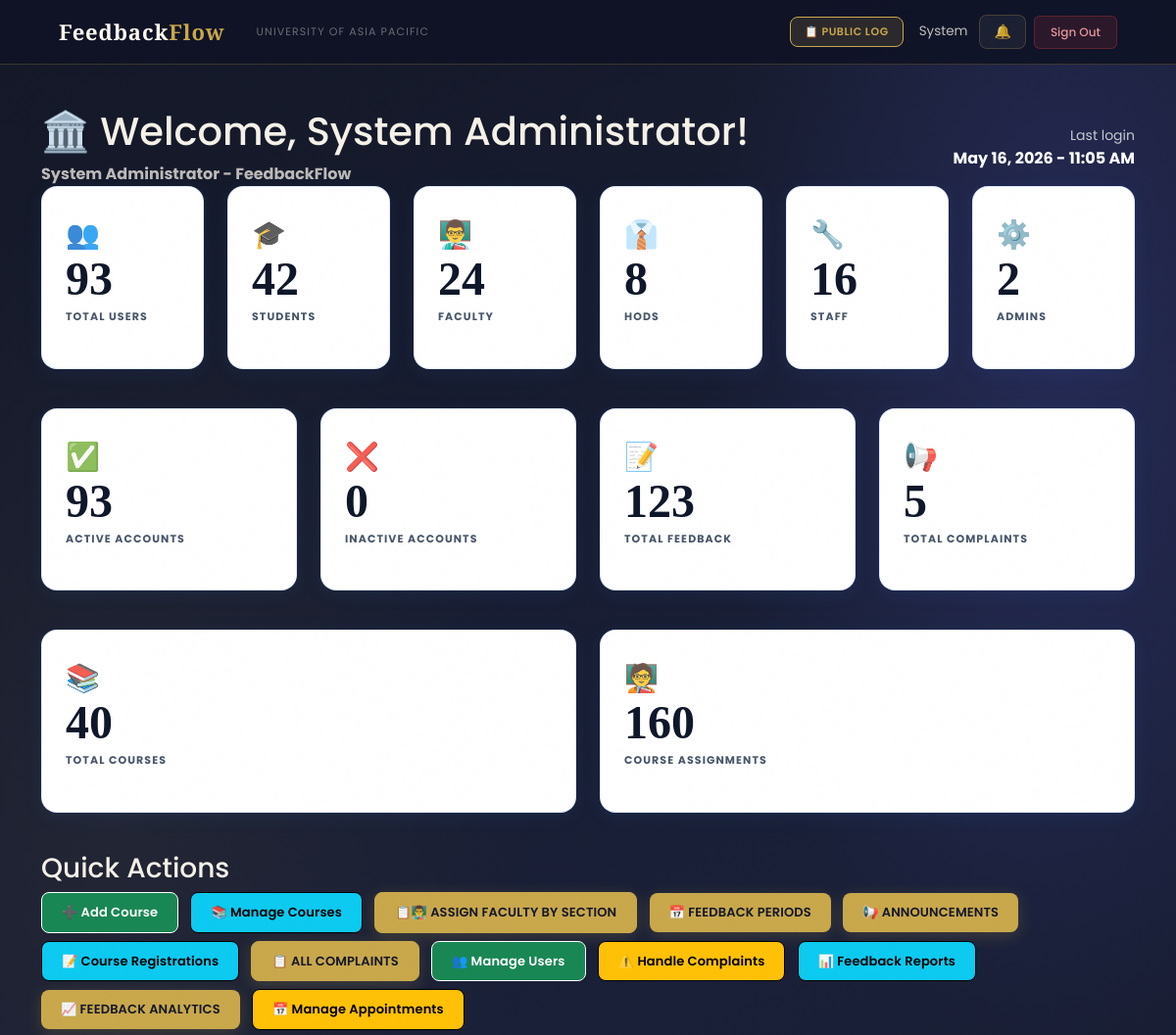
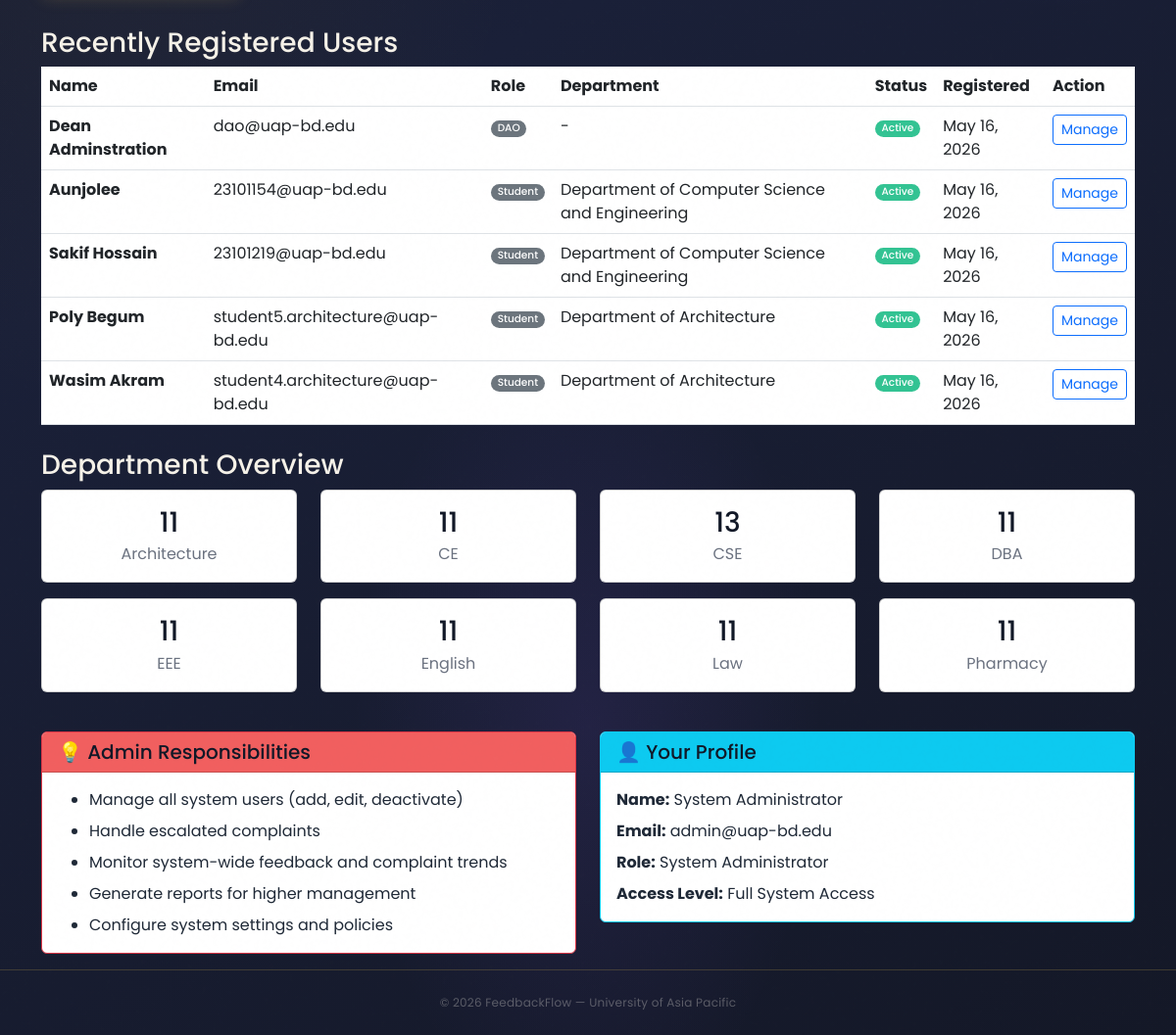
/dashboard/admin/ (signed in), run on the app's committed database (2 pictures, top to bottom).
### users/models.py (models this page shows, shortened)
class User(AbstractBaseUser, PermissionsMixin):
    ROLE_CHOICES = (
        ('Student', 'Student'),
        ('Faculty', 'Faculty'),
        ('HOD', 'Head of Department'),
        ('Staff', 'Staff'),
        ('DAO', 'Dean of Administration Office'),
        ('Admin', 'Administrator'),
        ('Committee', 'Committee Member'),
    )
    DEPARTMENT_CHOICES = (
        ('DBA', 'Department of Business Administration'),
        ('CSE', 'Department of Computer Science and Engineering'),
        ('CE', 'Department of Civil Engineering'),
        ('EEE', 'Department of Electrical and Electronic Engineering'),
        ('Pharmacy', 'Department of Pharmacy'),
        ('Law', 'Department of Law and Human Rights'),
        ('English', 'Department of English'),
        ('Architecture', 'Department of Architecture'),
    )
    COMMITTEE_TYPE_CHOICES = (
        ('Harassment Committee', 'Harassment Committee'),
        ('Proctorial Committee', 'Proctorial Committee'),
    )
    email       = models.EmailField(unique=True, max_length=255)
    full_name   = models.CharField(max_length=150)
    role        = models.CharField(max_length=20, choices=ROLE_CHOICES)
    department  = models.CharField(max_length=100, choices=DEPARTMENT_CHOICES, null=True, blank=True)
    student_id  = models.CharField(max_length=50, unique=True, null=True, blank=True)
    committee_type = models.CharField(
        max_length=50,
        choices=COMMITTEE_TYPE_CHOICES,
        null=True, blank=True
    )
    is_active   = models.BooleanField(default=True)
    is_staff    = models.BooleanField(default=False)
    created_at  = models.DateTimeField(auto_now_add=True)
    updated_at  = models.DateTimeField(auto_now=True)
    USERNAME_FIELD  = 'email'
    REQUIRED_FIELDS = ['full_name']
    objects = UserManager()
    class Meta:
        verbose_name        = 'User'
        verbose_name_plural = 'Users'
        ordering            = ['-created_at']
    def get_short_name(self):
        return self.full_name.split()[0] if self.full_name else self.email

### users/views.py (the view)
# urls.py: path('dashboard/admin/',     views.admin_dashboard,     name='admin_dashboard'),
@login_required
def admin_dashboard(request):
    if request.user.role != 'Admin':
        messages.error(request, 'Access denied. Admin only.')
        return redirect('login')
    user_stats         = User.objects.values('role').annotate(count=Count('id'))
    role_counts        = {stat['role']: stat['count'] for stat in user_stats}
    total_feedback     = Feedback.objects.count()
    total_complaints   = Complaint.objects.count()
    pending_complaints = Complaint.objects.filter(status='Pending').count()
    context = {
        'page_title':         'Admin Dashboard',
        'user':               request.user,
        'total_users':        User.objects.count(),
        'total_courses':      Course.objects.count(),
        'total_assignments':  CourseAssignment.objects.count(),
        'student_count':      role_counts.get('Student', 0),
        'faculty_count':      role_counts.get('Faculty', 0),
        'hod_count':          role_counts.get('HOD', 0),
        'staff_count':        role_counts.get('Staff', 0),
        'admin_count':        role_counts.get('Admin', 0),
        'active_users':       User.objects.filter(is_active=True).count(),
        'inactive_users':     User.objects.filter(is_active=False).count(),
        'department_stats':   User.objects.filter(department__isnull=False).values('department').annotate(count=Count('id')),
        'total_feedback':     total_feedback,
        'total_complaints':   total_complaints,
        'pending_complaints': pending_complaints,
        'recent_users':       User.objects.order_by('-created_at')[:5],
    }
    return render(request, 'users/admin_dashboard.html', context)

### users/templates/users/admin_dashboard.html (shortened to what this page needs)
{% extends 'users/dashboard_base.html' %}
{% block content %}
<div class="container mt-4">
    <div class="dashboard-header">
        <div class="row align-items-center">
            <div class="col-md-8">
                <h1>🏛️ Welcome, {{ user.full_name }}!</h1>
                <p class="mb-0 opacity-75">
                    <strong>System Administrator - FeedbackFlow</strong>
                </p>
            </div>
            <div class="col-md-4 text-end">
                <div class="text-white">
                    <small class="opacity-75">Last login</small><br>
                    <strong>{{ user.last_login|date:"M d, Y - h:i A"|default:"First time login" }}</strong>
                </div>
            </div>
        </div>
    </div>
    <div class="row mb-4">
        <div class="col-lg-2 col-md-4 col-sm-6 mb-3">
            <div class="stat-card blue">
                <span class="stat-icon">👥</span>
                <h2 class="stat-number">{{ total_users }}</h2>
                <p class="stat-label">Total Users</p>
            </div>
        </div>
        <div class="col-lg-2 col-md-4 col-sm-6 mb-3">
            <div class="stat-card purple">
                <span class="stat-icon">🎓</span>
                <h2 class="stat-number">{{ student_count }}</h2>
                <p class="stat-label">Students</p>
            </div>
        </div>
        <div class="col-lg-2 col-md-4 col-sm-6 mb-3">
            <div class="stat-card green">
                <span class="stat-icon">👨‍🏫</span>
                <h2 class="stat-number">{{ faculty_count }}</h2>
                <p class="stat-label">Faculty</p>
            </div>
        </div>
        <div class="col-lg-2 col-md-4 col-sm-6 mb-3">
            <div class="stat-card yellow">
                <span class="stat-icon">👔</span>
                <h2 class="stat-number">{{ hod_count }}</h2>
                <p class="stat-label">HODs</p>
            </div>
        </div>
        <div class="col-lg-2 col-md-4 col-sm-6 mb-3">
            <div class="stat-card indigo">
                <span class="stat-icon">🔧</span>
                <h2 class="stat-number">{{ staff_count }}</h2>
                <p class="stat-label">Staff</p>
            </div>
        </div>
        <div class="col-lg-2 col-md-4 col-sm-6 mb-3">
            <div class="stat-card red">
                <span class="stat-icon">⚙️</span>
                <h2 class="stat-number">{{ admin_count }}</h2>
                <p class="stat-label">Admins</p>
            </div>
        </div>
    </div>
    <div class="row mb-4">
        <div class="col-lg-3 col-md-6 mb-3">
            <div class="stat-card green">
                <span class="stat-icon">✅</span>
                <h2 class="stat-number">{{ active_users }}</h2>
                <p class="stat-label">Active Accounts</p>
            </div>
        </div>
        <div class="col-lg-3 col-md-6 mb-3">
            <div class="stat-card yellow">
                <span class="stat-icon">❌</span>
                <h2 class="stat-number">{{ inactive_users }}</h2>
                <p class="stat-label">Inactive Accounts</p>
            </div>
        </div>
        <div class="col-lg-3 col-md-6 mb-3">
            <div class="stat-card blue">
                <span class="stat-icon">📝</span>
                <h2 class="stat-number">{{ total_feedback }}</h2>
                <p class="stat-label">Total Feedback</p>
            </div>
        </div>
        <div class="col-lg-3 col-md-6 mb-3">
            <div class="stat-card purple">
                <span class="stat-icon">📢</span>
                <h2 class="stat-number">{{ total_complaints }}</h2>
                <p class="stat-label">Total Complaints</p>
            </div>
        </div>
    </div>
    <div class="row mb-4">
        <div class="col-lg-6 col-md-6 mb-3">
            <div class="stat-card blue">
                <span class="stat-icon">📚</span>
                <h2 class="stat-number">{{ total_courses }}</h2>
                <p class="stat-label">Total Courses</p>
            </div>
        </div>
        <div class="col-lg-6 col-md-6 mb-3">
            <div class="stat-card green">
                <span class="stat-icon">🧑‍🏫</span>
                <h2 class="stat-number">{{ total_assignments }}</h2>
                <p class="stat-label">Course Assignments</p>
            </div>
        </div>
    </div>
    <div class="row mb-4">
        <div class="col-12">
            <h3 class="section-title">Quick Actions</h3>
            <div>
                <a href="{% url 'admin_course_add' %}" class="btn btn-success quick-action-btn">
                    ➕ Add Course
                </a>
                <a href="{% url 'admin_course_list' %}" class="btn btn-info quick-action-btn">
                    📚 Manage Courses
                </a>
                <a href="{% url 'admin_assignments' %}" class="btn btn-primary quick-action-btn">
                    📋👨‍🏫 Assign Faculty by Section
                </a>
                <a href="{% url 'admin_feedback_period_list' %}" class="btn btn-primary quick-action-btn" style="background: #10b981; border: none;">
                    📅 Feedback Periods
                </a>
                <a href="{% url 'admin_announcement_list' %}" class="btn btn-primary quick-action-btn" style="background: #f59e0b; border: none;">
                    📢 Announcements
                </a>
                <a href="{% url 'admin_registration_list' %}" class="btn btn-info quick-action-btn">
                    📝 Course Registrations
                </a>
                <a href="{% url 'admin_complaints_list' %}" class="btn btn-primary quick-action-btn">
                    📋 All Complaints
                </a>
                <a href="{% url 'admin_user_list' %}" class="btn btn-success quick-action-btn">
                    👥 Manage Users
                </a>
                <a href="{% url 'admin_complaints_list' %}" class="btn btn-warning quick-action-btn">
                    ⚠️ Handle Complaints
                </a>
                <a href="{% url 'feedback_reports' %}" class="btn btn-info quick-action-btn">
                    📊 Feedback Reports
                </a>
                <a href="{% url 'feedback_analytics' %}" class="btn btn-primary quick-action-btn" style="background: linear-gradient(135deg, #6366f1, #4f46e5); border: none;">
                    📈 Feedback Analytics
                </a>
                <a href="{% url 'admin_appointments' %}" class="btn btn-warning quick-action-btn">
                    📅 Manage Appointments
                </a>
            </div>
        </div>
    </div>
    <div class="row mb-4">
        <div class="col-12">
            <h3 class="section-title">Recently Registered Users</h3>
            <div class="modern-table">
                <table class="table table-hover mb-0">
                    <thead>
                    <tr>
                        <th>Name</th>
                        <th>Email</th>
                        <th>Role</th>
                        <th>Department</th>
                        <th>Status</th>
                        <th>Registered</th>
                        <th>Action</th>
                    </tr>
                    </thead>
                    <tbody>
                    {% for recent_user in recent_users %}
                    <tr>
                        <td><strong>{{ recent_user.full_name }}</strong></td>
                        <td>{{ recent_user.email }}</td>
                        <td>
                            <span class="badge bg-secondary">{{ recent_user.role }}</span>
                        </td>
                        <td>{{ recent_user.get_department_display|default:"-" }}</td>
                        <td>
                            {% if recent_user.is_active %}
                            <span class="badge bg-success">Active</span>
                            {% else %}
                            <span class="badge bg-danger">Inactive</span>
                            {% endif %}
                        </td>
                        <td>{{ recent_user.created_at|date:"M d, Y" }}</td>
                        <td>
                            <a href="{% url 'admin_user_edit' recent_user.id %}" class="btn btn-sm btn-outline-primary">Manage</a>
                        </td>
                    </tr>
                    {% empty %}
                    <tr>
                        <td colspan="7" class="text-center text-muted">No users registered yet</td>
                    </tr>
                    {% endfor %}
                    </tbody>
                </table>
            </div>
        </div>
    </div>
    <div class="row mb-4">
        <div class="col-12">
            <h3 class="section-title">Department Overview</h3>
            <div class="row">
                {% for dept_stat in department_stats %}
                <div class="col-md-3 mb-3">
                    <div class="card info-card">
                        <div class="card-body text-center">
                            <h3 class="mb-1">{{ dept_stat.count }}</h3>
                            <p class="text-muted mb-0">{{ dept_stat.department }}</p>
                        </div>
                    </div>
                </div>
                {% empty %}
                <div class="col-12">
                    <div class="alert alert-info">
                        No department statistics available yet
                    </div>
                </div>
                {% endfor %}
            </div>
        </div>
    </div>
    <div class="row">
        <div class="col-md-6 mb-3">
            <div class="card info-card border-danger">
                <div class="card-header bg-danger text-white">
                    <h5 class="mb-0">💡 Admin Responsibilities</h5>
                </div>
                <div class="card-body">
                    <ul class="mb-0">
                        <li class="mb-2">Manage all system users (add, edit, deactivate)</li>
                        <li class="mb-2">Handle escalated complaints</li>
                        <li class="mb-2">Monitor system-wide feedback and complaint trends</li>
                        <li class="mb-2">Generate reports for higher management</li>
                        <li class="mb-0">Configure system settings and policies</li>
                    </ul>
                </div>
            </div>
        </div>
        <div class="col-md-6 mb-3">
            <div class="card info-card border-info">
                <div class="card-header bg-info text-white">
                    <h5 class="mb-0">👤 Your Profile</h5>
                </div>
                <div class="card-body">
                    <p class="mb-2"><strong>Name:</strong> {{ user.full_name }}</p>
                    <p class="mb-2"><strong>Email:</strong> {{ user.email }}</p>
                    <p class="mb-2"><strong>Role:</strong> System Administrator</p>
                    <p class="mb-0"><strong>Access Level:</strong> Full System Access</p>
                </div>
            </div>
        </div>
    </div>
</div>
{% endblock %}

### users/templates/users/base.html (shortened to what this page needs)
<!DOCTYPE html>
<html lang="en">
<head>
    <link href="https://cdn.jsdelivr.net/npm/bootstrap@5.3.0/dist/css/bootstrap.min.css" rel="stylesheet">
</head>
<body>
    <nav class="navbar navbar-expand-lg">
        <div class="container-fluid d-flex align-items-center gap-3">
            <a class="navbar-brand" href="/">Feedback<em>Flow</em></a>
            <span class="navbar-text d-none d-md-inline">University of Asia Pacific</span>
            {% if user.is_authenticated %}
            <div class="ms-auto d-flex align-items-center gap-2">
                <a href="{% url 'public_log' %}" class="btn-bell"
                    style="font-size:11px; font-weight:600; text-transform:uppercase; letter-spacing:0.05em; background:rgba(201,168,76,.15); color:var(--gold) !important; border-color:var(--gold) !important;">
                    📋 Public Log
                </a>
                <span class="nav-user-info d-none d-md-inline ms-2">{{ user.get_short_name }}</span>
                <a href="{% url 'notifications' %}" class="btn-bell ms-1">
                    🔔
                </a>
                <a href="{% url 'logout' %}" class="btn-logout">Sign Out</a>
            </div>
            {% endif %}
        </div>
    </nav>
    <main>
        {% block content %}{% endblock %}
    </main>
    <footer>
        <p>© 2026 FeedbackFlow — University of Asia Pacific</p>
    </footer>
</body>
</html>

### data on the page
User: get_short_name "System", full_name "System Administrator", last_login "May 16, 2026 - 11:05 AM", email "admin@uap-bd.edu"
User: full_name "Dean Adminstration", email "dao@uap-bd.edu", role "DAO", department "-", is_active "Active", created_at "May 16, 2026"
User: full_name "Aunjolee", email "23101154@uap-bd.edu", role "Student", department "Department of Computer Science and Engineering", is_active "Active", created_at "May 16, 2026"
User: full_name "Sakif Hossain", email "23101219@uap-bd.edu", role "Student", department "Department of Computer Science and Engineering", is_active "Active", created_at "May 16, 2026"
User: full_name "Poly Begum", email "student5.architecture@uap-bd.edu", role "Student", department "Department of Architecture", is_active "Active", created_at "May 16, 2026"
User: full_name "Wasim Akram", email "student4.architecture@uap-bd.edu", role "Student", department "Department of Architecture", is_active "Active", created_at "May 16, 2026"

### other printed values
{{ total_users }} "93"
{{ student_count }} "42"
{{ faculty_count }} "24"
{{ hod_count }} "8"
{{ staff_count }} "16"
{{ admin_count }} "2"
{{ active_users }} "93"
{{ inactive_users }} "0"
{{ total_feedback }} "123"
{{ total_complaints }} "5"
{{ total_courses }} "40"
{{ total_assignments }} "160"
{{ dept_stat.count }} "11" "11" "13" "11" "11" "11" "11" "11"
{{ dept_stat.department }} "Architecture" "CE" "CSE" "DBA" "EEE" "English" "Law" "Pharmacy"
